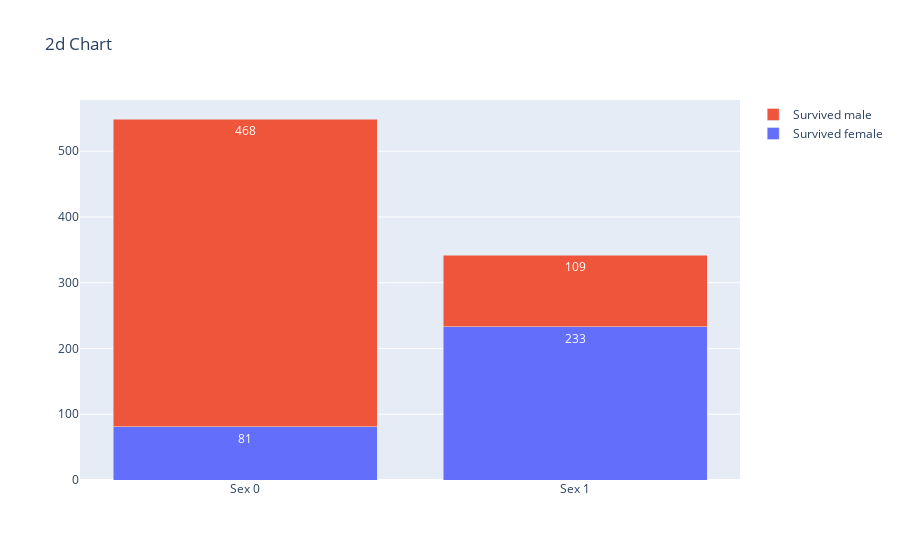

The notebook cell saved with this chart:
### Code cell
create_2d_category_chart(data, "Sex", "Survived")

### Figure 1 — Plotly figure (JSON) as saved in the notebook; plotly's stock layout.template omitted (floating-point values rounded to 4 significant figures)
{"data": [{"name": "Survived female", "textangle": 0, "textfont": {"color": "white"}, "textposition": "inside", "texttemplate": "%{y}", "type": "bar", "x": ["Sex 0", "Sex 1"], "y": [81, 233]}, {"name": "Survived male", "textangle": 0, "textfont": {"color": "white"}, "textposition": "inside", "texttemplate": "%{y}", "type": "bar", "x": ["Sex 0", "Sex 1"], "y": [468, 109]}], "layout": {"autosize": true, "barmode": "stack", "title": {"text": "2d Chart"}, "uniformtext": {"minsize": 10, "mode": "hide"}, "xaxis": {"autorange": true, "range": [-0.5, 1.5], "type": "category"}, "yaxis": {"autorange": true, "range": [0, 577.9], "type": "linear"}}}
